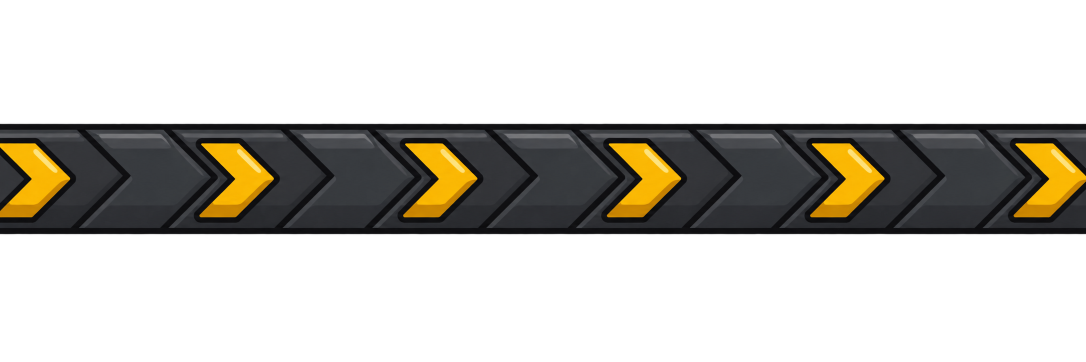
#> input picture art/assets/conveyor/v2/conveyor-arrows.png, 2172 x 724 px, given in place of ball-base.png, which was not available (shown at 1/2 size)
$ python build-sprites.py
#> lines starting #> are read from the running program, lines starting #| are printed output that depends on the picture; after the words box and inside, x2 and y2 are one past the last pixel; in counts of white or black regions, pixels touching at a corner belong together; pictures that were not available may be replaced by others from this repository, and a replacement may not be noted
#!/usr/bin/env python3
"""Exporte les sprites du plateau depuis les sources de `art/assets/`.

Convention (ADR 0007 § Convention de sprite) : 128 px par unité monde à @2x,
fond transparent, cadre d'un calque = empreinte monde qu'il déclare dans
`src/domain/family-geometry.ts`. Les calques d'une même famille sont recadrés
sur un cadre commun mesuré dans les sources, pour rester alignés.

Dépendances hors dépôt : Python 3, Pillow, numpy, pngquant.
Usage : python3 art/build-sprites.py   (depuis la racine du dépôt)

Le script affiche aussi les géométries mesurées (polygones, fenêtres, pivot),
reportées à la main dans `family-geometry.ts`. Il n'est pas lancé par la gate :
les PNG produits sont commités, et `sprite-assets.test.ts` vérifie leurs
dimensions contre la géométrie du domaine.
"""

from __future__ import annotations

import json
import math
import runpy
import subprocess
from pathlib import Path

import numpy as np
from PIL import Image

ROOT = Path(__file__).resolve().parent.parent
ART = ROOT / "art" / "assets"
OUT = ROOT / "public" / "assets" / "sprites"
THUMBS = OUT / "thumbs"
PX_PER_UNIT = 128
ALPHA_NOISE = 8  # alpha résiduel des sources générées, effacé avant recadrage


def load(relative: str) -> Image.Image:
#> called with relative = 'ball/ball-base.png'
    image = Image.open(ART / relative).convert("RGBA")
#> image is the input picture: PIL image 2172x724 RGBA; mean R, G, B, A 21.8, 19.3, 13, 77.1
    data = np.array(image)
    data[data[:, :, 3] <= ALPHA_NOISE] = 0
#> data: shape (724, 2172, 4); 0.33% of pixels changed, all inside (x1, y1, x2, y2) = (0, 114, 2172, 555)
    return Image.fromarray(data)


def px(world: float) -> int:
    return max(1, round(world * PX_PER_UNIT))


def export(image: Image.Image, box: tuple[float, float, float, float], world_w: float, world_h: float, name: str) -> Image.Image:
    cropped = image.crop(tuple(round(v) for v in box))
    sprite = cropped.resize((px(world_w), px(world_h)), Image.LANCZOS)
    save(sprite, OUT / f"{name}@2x.png")
    return sprite


def save(sprite: Image.Image, path: Path) -> None:
    path.parent.mkdir(parents=True, exist_ok=True)
    sprite.save(path)
    subprocess.run(
        ["pngquant", "--force", "--skip-if-larger", "--quality=70-95", "--output", str(path), str(path)],
        check=False,
    )


# [41 lines left out: functions hull, outline, opaque_box, not called in this run]


def to_world(points, origin, scale) -> list[list[float]]:
    return [[round((x - origin[0]) * scale, 4), round((y - origin[1]) * scale, 4)] for x, y in points]


def composite(layers: list[tuple[Image.Image, tuple[int, int]]], size: tuple[int, int]) -> Image.Image:
    canvas = Image.new("RGBA", size, (0, 0, 0, 0))
    for layer, offset in layers:
        canvas.alpha_composite(layer, offset)
    return canvas


geometry: dict[str, object] = {}

# Balles : trois calques sur le cadre carré du disque de base. La balle rouge
# est celle de l'objectif ; toute autre balle est dessinée en bleu, avec des
# sources de même cadre.
ball_frame = (41, 38, 1211, 1208)
from PIL import ImageDraw  # noqa: E402

for folder, prefix in (("ball", "ball"), ("second-ball", "second-ball")):
    base = load(f"{folder}/{prefix}-base.png")
    spin = load(f"{folder}/{prefix}-spin-pattern.png")
#> call 2 of load, with relative = 'ball/ball-spin-pattern.png'
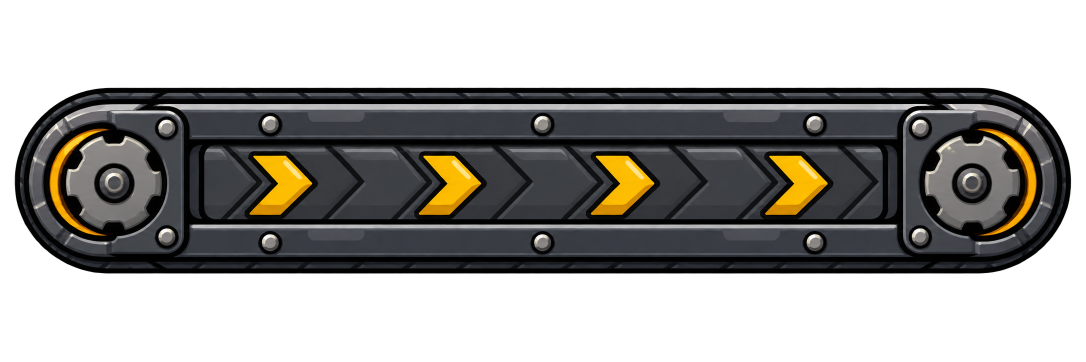
#> input picture art/assets/conveyor/v2/conveyor-assembled.png, 2172 x 724 px, given in place of ball-spin-pattern.png, which was not available (shown at 1/2 size)
#> in load, image is the input picture: PIL image 2172x724 RGBA; mean R, G, B, A 30.9, 29.7, 26.8, 121.4
#> in load (call 2), `data[data[:, :, 3] <= ALPHA_NOISE] = 0`: data: shape (724, 2172, 4); 0.42% of pixels changed, all inside (x1, y1, x2, y2) = (26, 53, 2145, 628)
    # Le motif tourne avec le corps : il est masqué au disque pour ne jamais en déborder.
    mask = Image.new("L", spin.size, 0)
#> mask: PIL image 2172x724 L; every value is 0
    ImageDraw.Draw(mask).ellipse(ball_frame, fill=255)
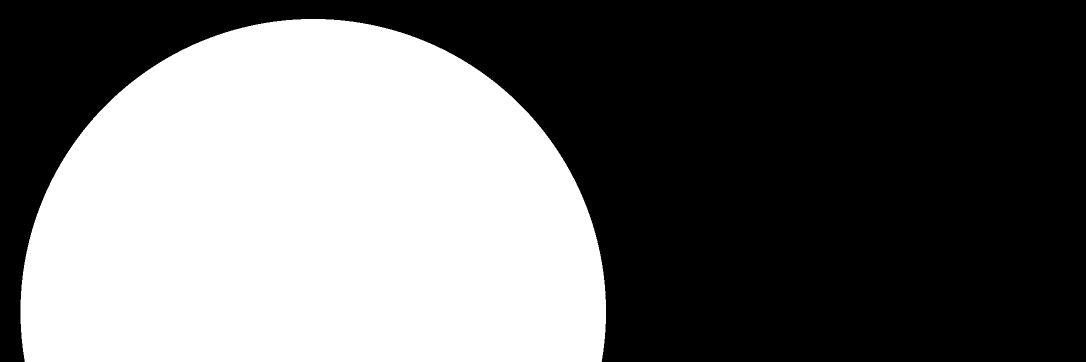
#> mask: PIL image 2172x724 L (shown at 1/2 size); 41.7% white; 1 white region, box (x1, y1, x2, y2) and area: (41, 38, 1212, 724) 655494
    spin.putalpha(Image.fromarray(np.minimum(np.array(spin)[:, :, 3], np.array(mask))))
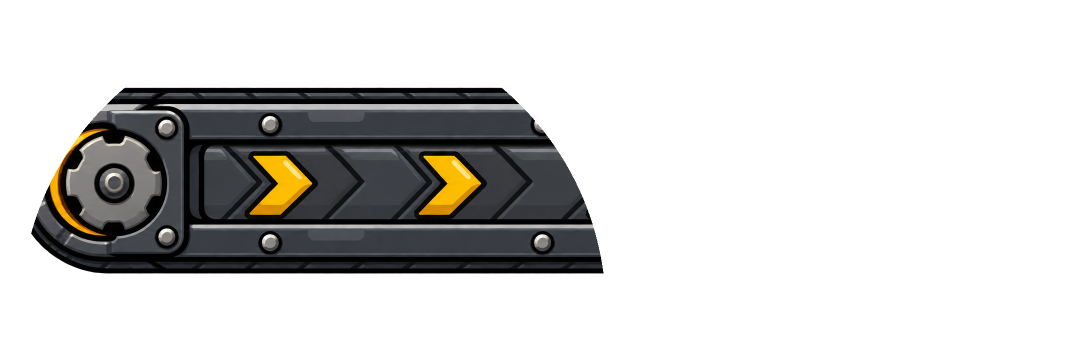
#> spin: PIL image 2172x724 RGBA (shown at 1/2 size); mean R, G, B, A 30.9, 29.7, 26.8, 60.1; transparent parts drawn white
    ball_layers = [
        export(base, ball_frame, 0.6, 0.6, f"{prefix}-base"),
        export(spin, ball_frame, 0.6, 0.6, f"{prefix}-spin"),
        export(load(f"{folder}/{prefix}-highlight.png"), ball_frame, 0.6, 0.6, f"{prefix}-highlight"),
    ]
#> in export, `sprite = cropped.resize((px(world_w), px(world_h)), Image.LANCZOS)`:
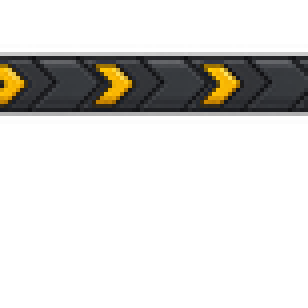
#> sprite: PIL image 77x77 RGBA (shown 4 times larger); mean R, G, B, A 12.8, 11.6, 8.4, 47.9; transparent parts drawn white
#> call 3 of export, with box = (41, 38, 1211, 1208), world_w = 0.6, world_h = 0.6, name = 'ball-highlight'
#> in export (call 3), `cropped = image.crop(tuple(round(v) for v in box))`:
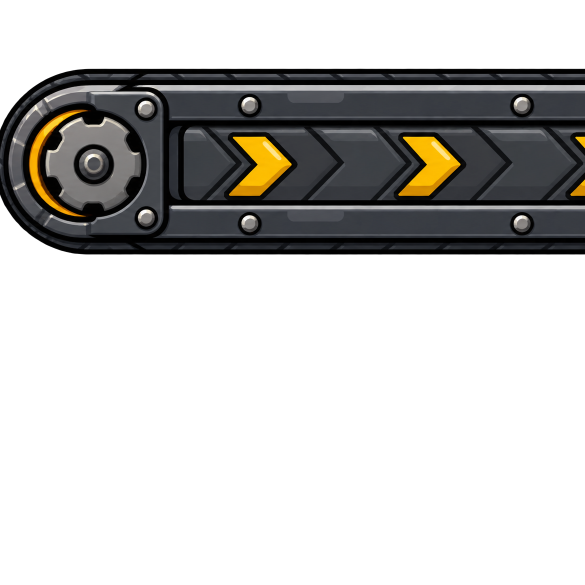
#> cropped: PIL image 1170x1170 RGBA (shown at 1/2 size); mean R, G, B, A 19.7, 19.1, 17.4, 78.1; transparent parts drawn white
#> in export (call 3), `sprite = cropped.resize((px(world_w), px(world_h)), Image.LANCZOS)`:
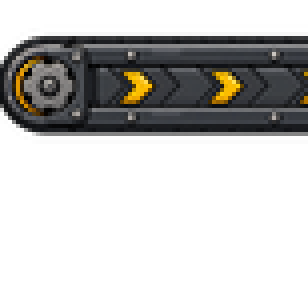
#> sprite: PIL image 77x77 RGBA (shown 4 times larger); mean R, G, B, A 19.8, 19.1, 17.5, 78.1; transparent parts drawn white
    # Deux vignettes : la balle rouge (objectif, catalogue de l'auteur) et la
    # bleue, la seule qu'un joueur pose depuis son inventaire.
    save(composite([(layer, (0, 0)) for layer in ball_layers], ball_layers[0].size), THUMBS / f"{prefix}.png")
#> in composite, `canvas = Image.new("RGBA", size, (0, 0, 0, 0))`: canvas: PIL image 77x77 RGBA; every value is 0
#> after the loop in composite, `for layer, offset in layers:`:
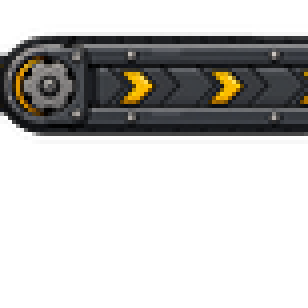
#> canvas: PIL image 77x77 RGBA (shown 4 times larger); mean R, G, B, A 19.9, 19.3, 17.6, 80; transparent parts drawn white
#> (the run stopped early here; a loop or call above may not have finished)
